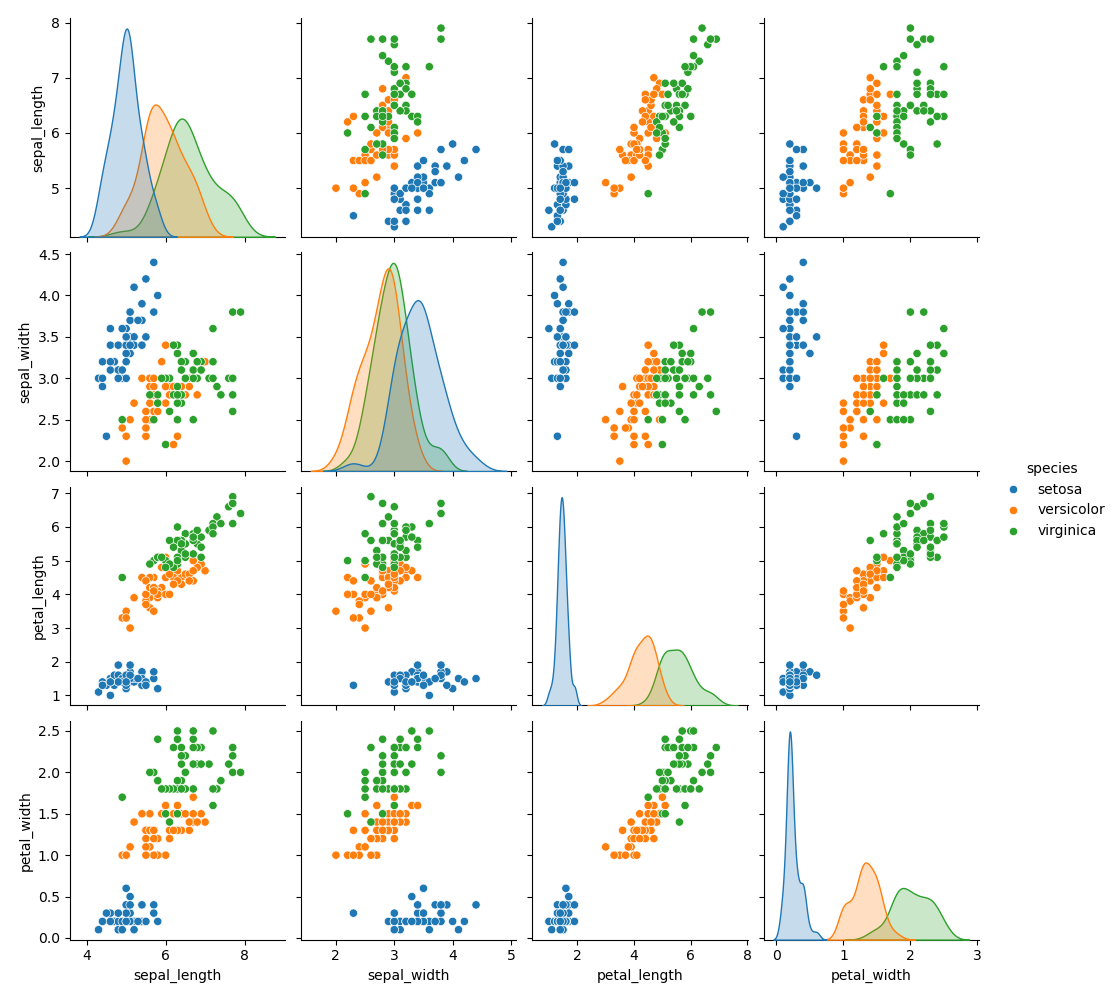

Generate this figure with Python:
"""q14_2.py"""

import matplotlib.pyplot as plt
import seaborn as sns

iris = sns.load_dataset("iris")
sns.pairplot(iris, hue="species")
# plt.show()
plt.savefig("q14_2.png")
